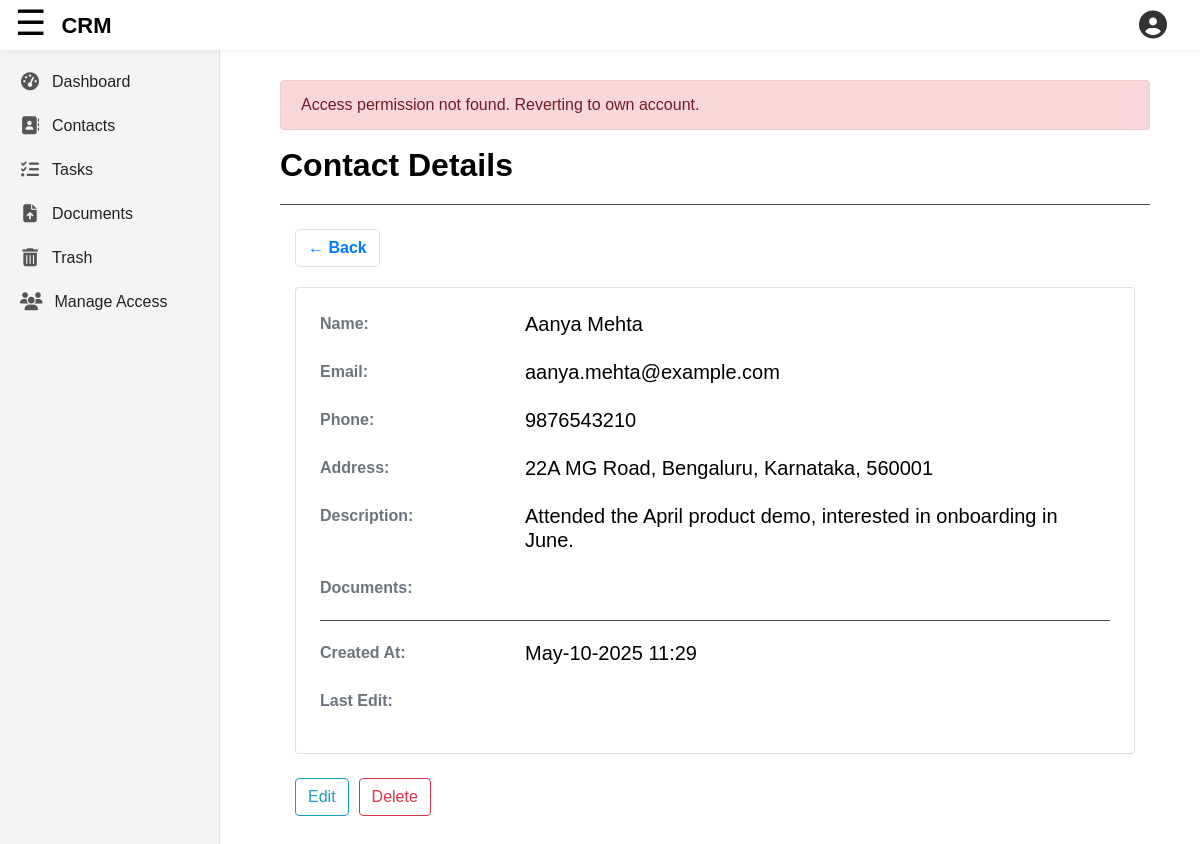
Page /apps/contacts/9/ (signed in) on the committed database.
### client/models.py (models this page shows, shortened)
class BaseModel(models.Model):
    is_deleted = models.BooleanField(default = False)
    deleted_at = models.DateTimeField(null = True, blank = True)
    class Meta:
        abstract = True

class Client(BaseModel):
    name = models.CharField(max_length=255)
    email = models.CharField(max_length=80)
    country_code = models.CharField(
        max_length=5,
        choices=COUNTRY_CODE_CHOICES,
        default='+91',
        blank = True,
        null = True,
    )
    phone = models.CharField(
        max_length=12,
        validators=[phone_number_validator],
        blank = True,
        null = True,
    )
    address = models.CharField(max_length=255, blank = True, null = True)
    description = models.TextField(blank = True, null = True)
    is_active = models.BooleanField(default=True)
    created_at = models.DateTimeField(auto_now_add=True)
    last_edit = models.DateTimeField(auto_now = True)
    objects = CustomManager()
    all_objects = models.Manager()
    list = models.ForeignKey(Project, on_delete=models.CASCADE)
    companyAssignee = models.ForeignKey(BusinessUser, on_delete=models.CASCADE)

### featuredApp/views.py (the view, shortened to what this page needs)
# urls.py: path('contacts/<int:pk>/', views.contact_detailed_view, name='appContactDetail'),
@login_required
def contact_detailed_view(request, pk):
    user = request.user.businessuser
    logged_in_user = request.user.businessuser
    active_business_user, is_success = get_active_business_user_with_permission(request, 'can_read_contact', show_err='Contact Read')
    if(active_business_user == logged_in_user):
        projects = Project.objects.filter(user = logged_in_user)
        contact = get_object_or_404(Client, companyAssignee = user, pk=pk)
        documents = Document.objects.filter(user = logged_in_user, related_to=contact)
    else:
        return redirect('appContacts')
    form_type = request.POST.get("form_type")
    formEditClient = ClientCreationForm(user = active_business_user, possible_projects = projects, instance = contact)
    context = {
        'contact': contact,
        'form': formEditClient,
        'documents': documents,
        'businessuser': user,
    }
    return render(
        request,
        'featuredApp/contact_detailed.html',
        context,
    )

### client/models.py (called while the page is built)
    def get_queryset(self):
        return super().get_queryset().filter(is_deleted = False)

    def __str__(self):
        return f'{self.name}'

### featuredApp/context_processor.py (called while the page is built)
def accessible_accounts(request):
    if request.user.is_authenticated:
        accounts = request.user.businessuser.accessible_accounts.select_related('owner', 'role')
        self_account = request.user.businessuser
    else:
        accounts = []
        self_account = None
    return {
        'self_account': self_account,
        'accessible_accounts': accounts,
    }

def feedback_form_processor(request):
    return {'feedback_form': FeedbackForm()}

### featuredApp/templates/featuredApp/contact_detailed.html (shortened to what this page needs)
{% extends 'featuredApp/base.html' %}
{% load static %}
{% load crispy_forms_tags %}
{% block addCSSlink %}
	<link rel="stylesheet" type="text/css" href="{% static 'featuredApp/pop_up.css' %}">
{% endblock addCSSlink %}
{% block contentBody1 %}
	<h2 class="font-weight-bold">Contact Details</h2>
	<hr class="division-line-h2" style="">
	<div class="container mt-4">
		<a href="{% url 'appContacts' %}" class="btn border font-weight-bold">
			← Back
		</a>
		<div style="padding-bottom: 20px;"></div>
	    <div class="card p-4 shadow-sm container-theme">
	        <div class="row mb-3">
	            <div class="col-md-3 text-muted font-weight-bold">Name:</div>
	            <div class="col-md-9 h5">{{ contact.name }}</div>
	        </div>
	        <div class="row mb-3">
	            <div class="col-md-3 text-muted font-weight-bold">Email:</div>
	            <div class="col-md-9 h5">
	            	{% if contact.email != "" %}
	            		{{ contact.email }}
	            	{% else %}
	            		<span class="text-muted">Email Not Set</span>
	            	{% endif %}
	            </div>
	        </div>
	        <div class="row mb-3">
	            <div class="col-md-3 text-muted font-weight-bold">Phone:</div>
	            <div class="col-md-9 h5">
		            {% if contact.phone != None %}
	            		{{ contact.phone }}
	            	{% else %}
	            		<span class="text-muted">Phone Number Not Set</span>
	            	{% endif %}
	        	</div>
	        </div>
	        <div class="row mb-3">
	            <div class="col-md-3 text-muted font-weight-bold">Address:</div>
	            <div class="col-md-9 h5">
	            	{% if contact.address != None %}
	            		{{ contact.address }}
	            	{% else %}
	            		<span class="text-muted">Phone Number Not Set</span>
	            	{% endif %}
	        	</div>
	        </div>
	        <div class="row mb-3">
	            <div class="col-md-3 text-muted font-weight-bold">Description:</div>
	            <div class="col-md-9 h5">
	            	{% if contact.description != "" %}
	            		{{ contact.description }}
	            	{% else %}
	            		<span class="text-muted">No Description</span>
	            	{% endif %}
	        	</div>
	        </div>
	        <div class="row">
	            <div class="col-md-3 text-muted font-weight-bold">Documents:</div>
	            <div class="col-md-9 h5">
	        	</div>
	        </div>
	        <hr class="division-line-h2" style="">
	        <div class="row mb-3">
	            <div class="col-md-3 text-muted font-weight-bold">Created At:</div>
	            <div class="col-md-9 h5">{{ contact.created_at|date:"M-d-Y H:i" }}</div>
	        </div>
	        <div class="row mb-3">
	            <div class="col-md-3 text-muted font-weight-bold">Last Edit:</div>
	            <div class="col-md-9 h5">{{ contact.last_edited|date:"M-d-Y H:i" }}</div>
	        </div>
	    </div>
	    <div class="mt-4 d-flex justify-content-start" style="column-gap: 10px;">
		    <button class="btn btn-outline-info" type="submit" onclick="openEditContactFormPopUp()">
		    	Edit
		    </button>
		    <form action="{% url 'appContactDelete' contact.id %}" method="post">
		    	<button class="btn btn-outline-danger" type="submit" href="{% url 'appContactDelete' contact.id %}">Delete</button>
		    </form>
	</div>
	</div>
{% endblock contentBody1 %}

### accounts/static/accounts/base.css (style rules this page uses)
body { background: #fafafa; color: #333333; margin-top: 5rem; }
h1, h2, h3, h4, h5, h6 { color: #444444; }

### featuredApp/static/featuredApp/base.css (style rules this page uses)
:root { --heading-color: black; --body-background-color: #ffffff; --body-color: #222; --top-header-background-color: #ffffff; --top-header-color: #222; --sidebar-background-color: #f4f4f4; --sidebar-color: #222; --sidebar-border-right-color: #e0e0e0; --menu-items-a-color: #222; --menu-items-a-i-color: #555; --menu-items-a-hover-background-color: #e0e0e0; --menu-items-a-hover-border-right-color: darkgray; --top-header-background-color: #ffffff; --top-header-menu-toggle-color: black; --top-header-logo-color: black; --top-header-right-nav-account-icon: #333; --top-header-box-shadow-color: rgba(0,0,0,0.05); --account-panel-background-color: #fff; --account-panel-border-left-color: #e5e5e5; --account-panel-company-name-color: #222; --account-panel-company-email-color: #777; --account-panel-body-a-hover: #007bff; --account-panel-header-border-bottom: #eee; --account-panel-header-profile-link-color: #0000EE; --account-panel-body-menu-background-color: #e0e0e0; --account-panel-appearance-color: black; --account-panel-appearance-background-color: #fff; --account-panel-appearance-border-left-color: #e5e5e5; --account-panel-appearance-back-img: black; --account-panel-appearance-menu-hover-background-color: #eee; --featuredApp-dashboard-welcome-box: linear-gradient(135deg, #f0f8ff, #e0f7fa); --featuredApp-dashboard-welcome-box-p-color: #adb5bd; --featuredApp-dashboard-division-line-h2: #444; --featuredApp-dashboard-ul-list-item-background-color: white; --featuredApp-dashboard-ul-list-item-color: black; --featuredApp-dashboard-ul-list-item-border-color: #e5e5e5; --featuredApp-dashboard-ul-list-item-a-hover: #007bff; --featuredApp-contacts-table-border-color: #e0e0e0; --featuredApp-contacts-a-hover: #007bff; --featuredApp-contacts-checkbox-accent-color: #007bff; --featuredApp-contacts-icon-button-background-color: white; --featuredApp-contacts-icon-button-color: black; --featuredApp-contacts-form-control-input-bg: #ffffff; --featuredApp-contacts-form-control-input-color: #222222; --featuredApp-contacts-form-control-input-border: #ccc; --featuredApp-contacts-form-control-input-placeholder: #888; --featuredApp-contacts-form-control-input-focus-border: #007bff; --featuredApp-contacts-form-control-input-caret-color: #222; --featuredApp-contacts-form-add-pop-up-window-background-color: white; --featuredApp-contacts-form-add-pop-up-window-color: black; --featuredApp-tasks-date-and-time: invert(0); --featuredApp-trash-table-striped-odd-background-color: #fff; --featuredApp-trash-table-striped-odd-color: #f9f9f9; }
html, body { font-size: 16px; margin: 0; padding: 0; font-family: sans-serif; height: 100%; }
h1, h2, h3, h4, h5, h6 { color: var(--heading-color); }
.handle-body-level { background-color: var(--body-background-color); color: var(--body-color); padding-bottom: 200px; }

### featuredApp/templates/featuredApp/contact_detailed.html (style rules this page uses)
.division-line-h2 { margin: 20px 0; border-color: var(--featuredApp-dashboard-division-line-h2); }
.container-theme, .close-popup-btn, .content-section, .add-pop-up-window { background-color: var(--featuredApp-contacts-form-add-pop-up-window-background-color); color: var(--featuredApp-contacts-form-add-pop-up-window-color); }

### rows in the picture
Client: name "Aanya Mehta", email "aanya.mehta@example.com", phone "9876543210", address "22A MG Road, Bengaluru, Karnataka, 560001", description "Attended the April product demo, interested in onboarding in June.", created_at "May-10-2025 11:29"

### other values in the picture
{{ message }} "Access permission not found. Reverting to own account."
